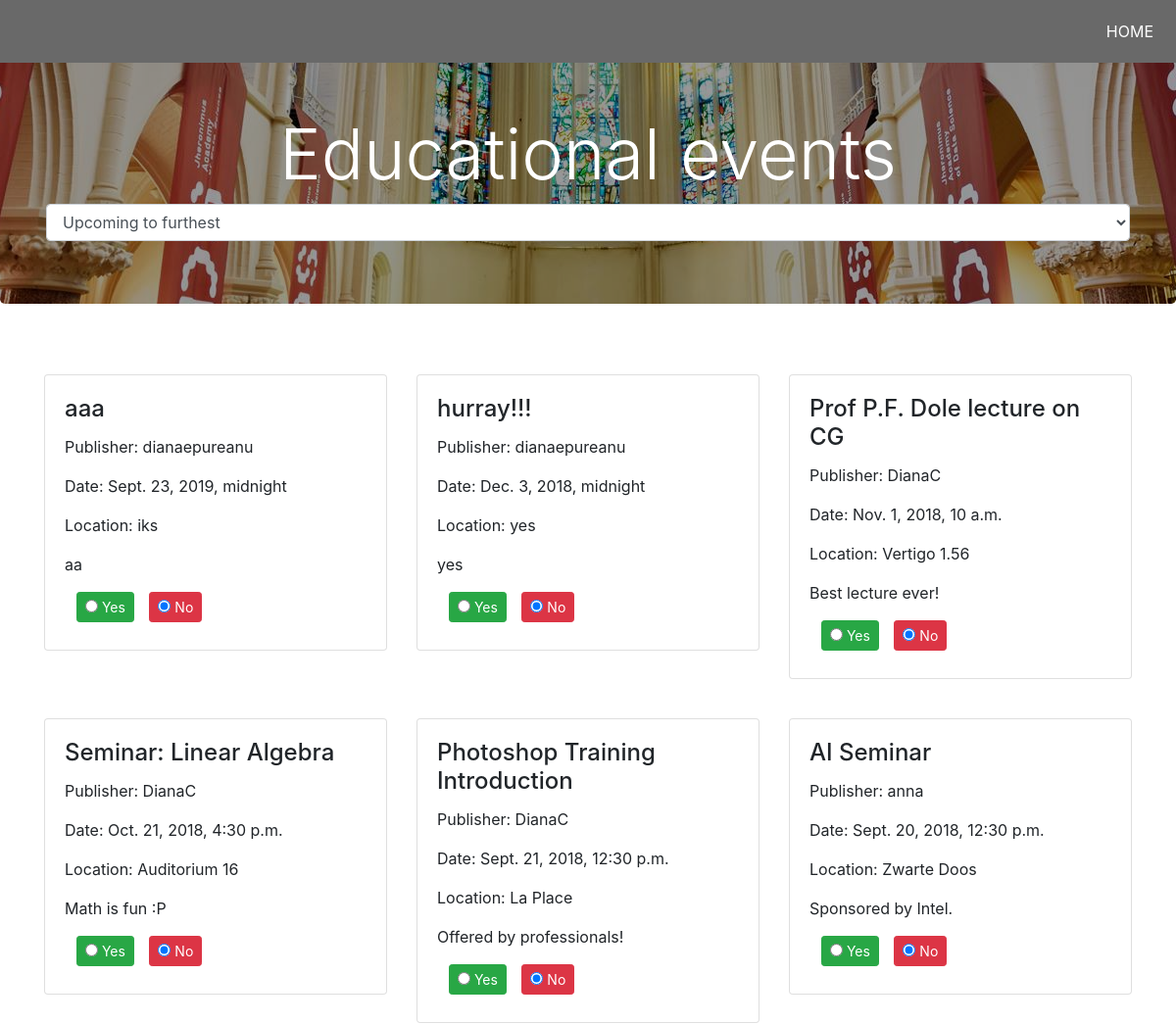
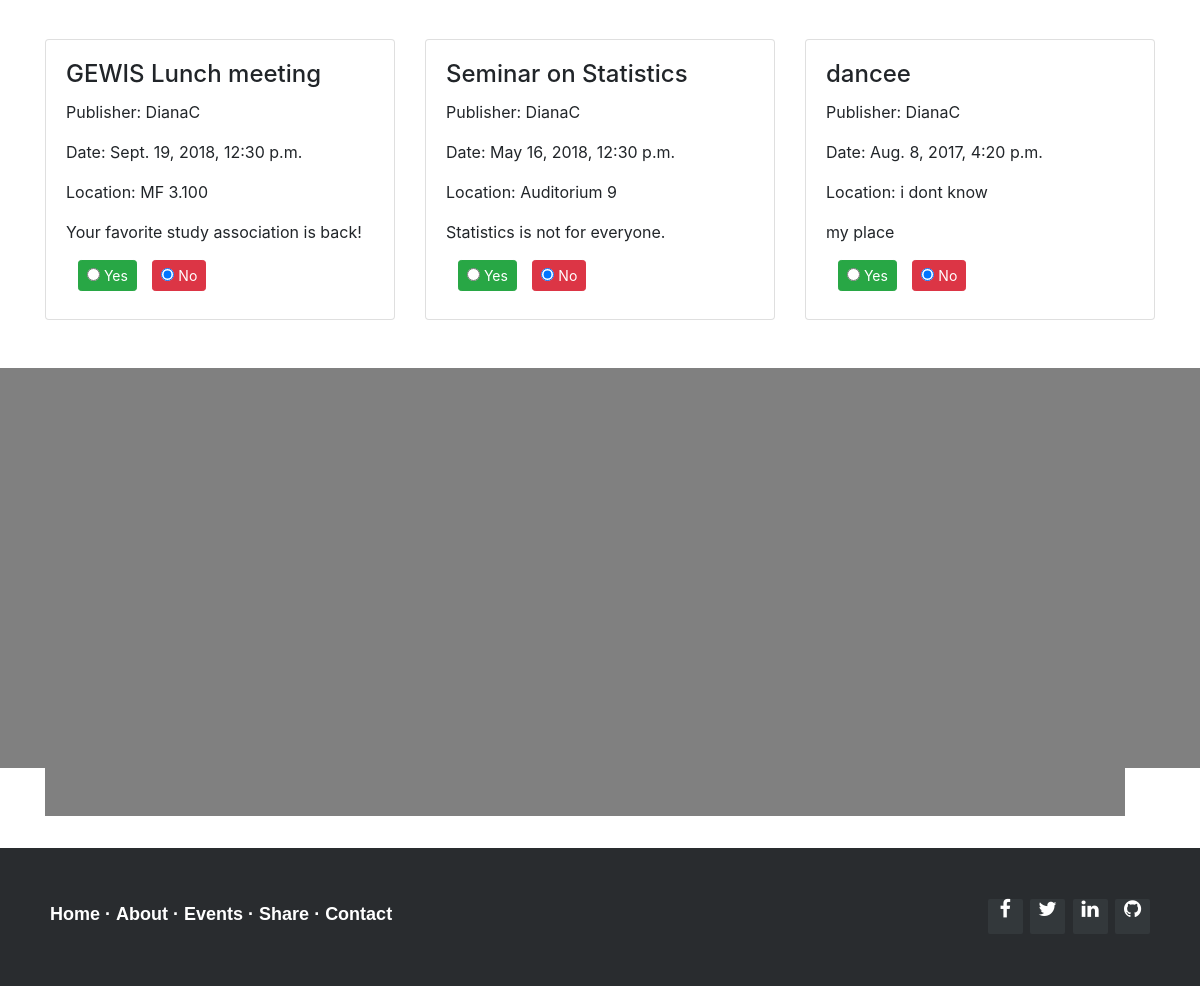
Screenshot of /educational (signed in) with the database file from the repository (2 pictures, top to bottom).
### app/models.py (models this page shows, shortened)
class Event(models.Model):
    CATEGORIES = (
        ('le', 'Leisure'),
        ('pe', 'Personal'),
        ('ed', 'Educational'),
        ('pr', 'Professional'),
    )
    published_by = models.ForeignKey('auth.User', default=0, on_delete=models.CASCADE)
    event_name = models.CharField(max_length=200)
    event_location = models.CharField(max_length=250)
    position = GeopositionField(default='51.447,5.484')
    event_date = models.DateTimeField('Date_format: YYYY-MM-DD HH:mm')
    event_description = models.CharField(max_length=300)
    event_category = models.CharField(
        max_length=2,
        choices=CATEGORIES,
    )
    def __str__(self):
        return self.event_name

### app/views.py (the view, shortened to what this page needs)
# urls.py: path('educational', views.educational, name='educational'),
def educational(request):
    form_class = OrderByForm
    evform_class = EventForm
    latest_event_list = Event.objects.filter(event_category='ed')
    latest_event_list = latest_event_list.order_by('-event_date')
    attendances = XattendsY.objects.filter(x_user=request.user)
    attventsID = XattendsY.objects.values('y_event')
    attvents = Event.objects.filter(id__in=attventsID)
    print(attvents)
    context = {'latest_event_list': latest_event_list[:50],
        'category': 'Educational',
        'css': 'app/educational.css',
        'js': 'app/javascript/educational.js',
        'orderbyform': form_class,
        'evform': evform_class,
        'attendances': attendances,
        'attvents': attvents}
    return render(request, 'app/events-base.html', context)

### app/templates/app/events-base.html (shortened to what this page needs)
{% load static %}
<html>
     <head>
        <link href="{% static css %}" rel="stylesheet" type = "text/css">
        <link href="{% static 'app/css/bootstrap.min.css' %}" rel ="stylesheet">
        <link rel="stylesheet" href="http://maxcdn.bootstrapcdn.com/font-awesome/4.2.0/css/font-awesome.min.css">
    </head>
    <body>
               <header>
        <nav>
            <ul>
                 <li><a href="{% url 'app:index' %}">HOME</a></li>
            </ul>
        </nav>
    </header>
        <div class="jumbotron leisure_bkg">
            <div class="container">
                    <h1 class="display-3 text-center titlecolor">{{ category }} events</h1>
                    <form method="post">
                      {{ orderbyform }}
                    </form>
            </div>
        </div>
        <section class="cards" style="margin-bottom: 25px;">
            <div class="container">
                <div class="row row-margin">
                    {% if latest_event_list %}
                    {% for event in latest_event_list %}
                    <div class="col-md-4">
                        <div class="card card2" >
                            <div class="card-body">
                                <h4 class="card-title">{{event.event_name}}</h4>
                                <p class="card-text">Publisher: {{event.published_by}} </p>
                                <p class="card-text">Date: {{event.event_date}}</p>
                                <p class="card-text">Location: {{event.event_location}}</p>
                                <p class="card-text">{{event.event_description}}</p>
                             <div class="btn-group" data-toggle="buttons">
                               <form method="post">
                                <label class="btn btn-success  btn-sm">
                                <input type="radio" name="attendance" value="yes" autocomplete="off" onclick="this.form.submit();"
                                {% if event in attvents %}checked{% endif %}> Yes
                                 </label>
                                 <label class="btn btn-danger btn-sm">
                                <input type="radio" name="attendance" value="no" autocomplete="off" onclick="this.form.submit();"
                                {% if event not in attvents %}checked{% endif %}> No
                                </label>
                              </form>
                                </div>
                            </div>
                        </div>
                    </div>
                    {% endfor %}
                    {% else %}
                    <p>No events are available </p>
                    {% endif %}
                </div>
            </div>
        </section>
        <section class="about move" id="map">
          <div class="container text-center my-5 py-5">
              <div class="row col-md-12  text-center">
            <div  id="map">  </div>
          </div>
    </div>
        </section>
        <footer class="footer-distributed">
			<div class="footer-right">
        <a href="http://www.facebook.com"><i class="fa fa-facebook"></i></a>
				<a href="http://www.twitter.com"><i class="fa fa-twitter"></i></a>
				<a href="http://www.linkedin.com"><i class="fa fa-linkedin"></i></a>
				<a href="https://www.github.com"><i class="fa fa-github"></i></a>
			</div>
			<div class="footer-left">
        <p class="footer-links">
          <a class="slide-section" href="{% url 'app:index' %}#home">Home</a> ·
          <a class="slide-section" href="{% url 'app:index' %}#about">About</a> ·
          <a class="slide-section" href="{% url 'app:index' %}#events">Events</a> ·
          <a href="{% url 'app:share2' %}">Share</a> ·
          <a href="{% url 'app:contact' %}">Contact</a>
        </p>
			</div>
		</footer>
    </body>
</html>

### app/static/app/educational.css (style rules this page uses)
* { margin:0; padding:0; }
body { font-family: sans-serif; }
.leisure_bkg { background-image: linear-gradient(rgba(0,0,0,0.4), rgba(0,0,0,0.4)), url(img/educational.jpg); background-position: center; }
.titlecolor { margin-top: 50px; color:white; }
.card2 { margin-top: 40px; }
.btn { margin-right:12px; margin-left: 12px; }
nav { overflow: hidden; position: absolute; width: 100%; position: fixed; z-index:1; background-color: dimgray; }
nav a { text-decoration: none; color: #282828; font-size: 16px; padding: 3px; }
nav ul { overflow: hidden; color: #fff; margin: 0; padding: 0; text-align: center; transition: max-height 0.5s; -webkit-transition: max-height 0.5s; -moz-transition: max-height 0.5s; -ms-transition: max-height 0.5s; -o-transition: max-height 0.5s; list-style: none; }
nav ul li { float: right; display: inline-block; padding: 20px; text-decoration: none; }
li > a { position: relative; color: white; text-decoration: none; }
.footer-distributed { background-color: #292c2f; box-shadow: 0 1px 1px 0 rgba(0, 0, 0, 0.12); box-sizing: border-box; width: 100%; text-align: left; font: normal 16px sans-serif; padding: 45px 50px; margin-top: 80px; }
.footer-distributed .footer-left p { color: #8f9296; font-size: 14px; margin: 0; }
.footer-distributed p.footer-links { font-size:18px; font-weight: bold; color: #ffffff; margin: 0 0 10px; padding: 0; }
.footer-distributed p.footer-links a { display:inline-block; line-height: 1.8; text-decoration: none; color: inherit; padding-top: 5px; }
.footer-distributed .footer-right { float: right; margin-top: 6px; max-width: 180px; }
.footer-distributed .footer-right a { display: inline-block; width: 35px; height: 35px; background-color: #33383b; border-radius: 2px; font-size: 20px; color: #ffffff; text-align: center; line-height: 35px; margin-left: 3px; }

### app/templates/app/events-base.html (style rules this page uses)
#map { width: 100%; height: 400px; background-color: grey; }
html, body { height: 100%; margin: 0; padding:0; }

### rows the page displays
Event: event_name "aaa", published_by "dianaepureanu", event_date "Sept. 23, 2019, midnight", event_location "iks", event_description "aa"
Event: attendance "☐ Yes", attendance "☑ No"
Event: event_name "hurray!!!", published_by "dianaepureanu", event_date "Dec. 3, 2018, midnight", event_location "yes", event_description "yes"
Event: event_name "Prof P.F. Dole lecture on CG", published_by "DianaC", event_date "Nov. 1, 2018, 10 a.m.", event_location "Vertigo 1.56", event_description "Best lecture ever!"
Event: event_name "Seminar: Linear Algebra", published_by "DianaC", event_date "Oct. 21, 2018, 4:30 p.m.", event_location "Auditorium 16", event_description "Math is fun :P"
Event: event_name "Photoshop Training Introduction", published_by "DianaC", event_date "Sept. 21, 2018, 12:30 p.m.", event_location "La Place", event_description "Offered by professionals!"
Event: event_name "AI Seminar", published_by "anna", event_date "Sept. 20, 2018, 12:30 p.m.", event_location "Zwarte Doos", event_description "Sponsored by Intel."
Event: event_name "GEWIS Lunch meeting", published_by "DianaC", event_date "Sept. 19, 2018, 12:30 p.m.", event_location "MF 3.100", event_description "Your favorite study association is back!"
Event: event_name "Seminar on Statistics", published_by "DianaC", event_date "May 16, 2018, 12:30 p.m.", event_location "Auditorium 9", event_description "Statistics is not for everyone."
Event: event_name "dancee", published_by "DianaC", event_date "Aug. 8, 2017, 4:20 p.m.", event_location "i dont know", event_description "my place"

### other values shown
{{ category }} "Educational"
